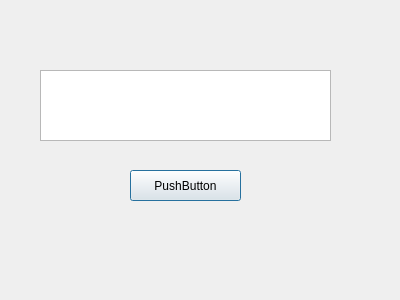
<?xml version="1.0" encoding="UTF-8"?>
<ui version="4.0">
 <class>MyDialog</class>
 <widget class="QDialog" name="MyDialog">
  <property name="geometry">
   <rect>
    <x>0</x>
    <y>0</y>
    <width>400</width>
    <height>300</height>
   </rect>
  </property>
  <property name="windowTitle">
   <string>Dialog</string>
  </property>
  <widget class="QPushButton" name="pushButton">
   <property name="geometry">
    <rect>
     <x>130</x>
     <y>170</y>
     <width>111</width>
     <height>31</height>
    </rect>
   </property>
   <property name="text">
    <string>PushButton</string>
   </property>
  </widget>
  <widget class="QTextEdit" name="textEdit">
   <property name="geometry">
    <rect>
     <x>40</x>
     <y>70</y>
     <width>291</width>
     <height>71</height>
    </rect>
   </property>
  </widget>
 </widget>
 <resources/>
 <connections/>
</ui>
